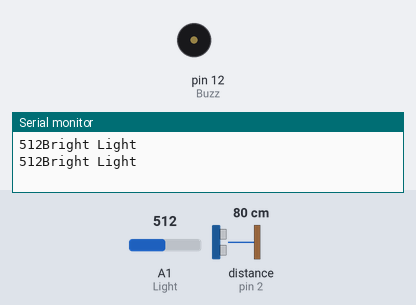
A sketch run on a simulated Arduino Uno, built with avr-gcc and run on an emulated ATmega328P. Parts: buzzer (waves = sounding, pin HIGH), the last lines printed to the serial monitor. Wiring (inferred from the names in the program): ultrasonic range finder: trigger pin 3; echo pin 2. The test bench sets the inputs (shaded band); at power-on: A1 (Light) = 512, distance to the obstacle (sensor on pin 2) 80 cm. The echo pulse lasts 58.3 µs per cm; pins used as bus, display or sensor lines are not drawn.

Above: at 2.1 s.
2.2 s: A1 (Light) set to 688
5.7 s: A1 (Light) set to 710
At 6.7 s:
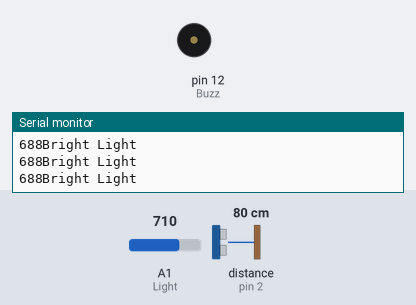
7.5 s: distance to the obstacle (sensor on pin 2) set to 55 cm
9.3 s: distance to the obstacle (sensor on pin 2) set to 45 cm
At 9.52 s:
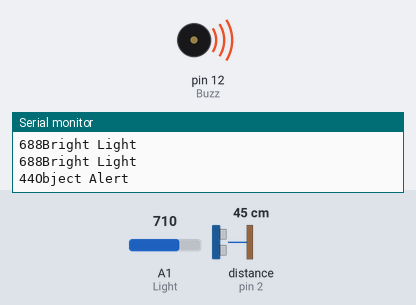
12.8 s: distance to the obstacle (sensor on pin 2) set to 2 cm
At 13.2 s:
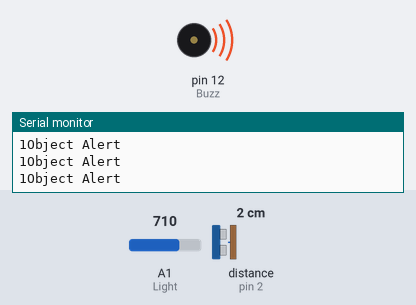
14.6 s: distance to the obstacle (sensor on pin 2) set to 35 cm
Timing chart, 0 to 19.1 s (numbered marks = the images above; inputs shaded):
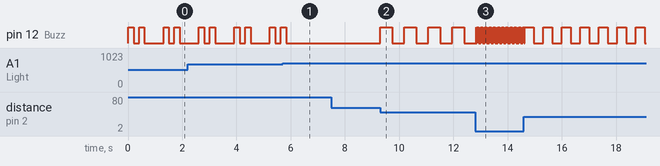

The sketch:

22_april.ino
```cpp
const int trigger = 3;
const int echo = 2;
const int Buzz = 12;
const int Light = A1;

long time_taken;
int dist;
int Signal;
int Intens;
int similar_count;

void setup()
{
Serial.begin(9600);
pinMode(Buzz,OUTPUT);
pinMode(trigger,OUTPUT);
pinMode(echo, INPUT);
}

void calculate_distance(int trigger, int echo)
{
digitalWrite(trigger, LOW);
delayMicroseconds(2);
digitalWrite(trigger, HIGH);
delayMicroseconds(10);
digitalWrite(trigger, LOW);
time_taken = pulseIn(echo, HIGH);
dist= time_taken*0.034/2;
}

void loop() {
  calculate_distance(trigger,echo);

Intens = analogRead(Light);

  //If very dark
if (Intens<700)
{
  Serial.print(Intens); Serial.println("Bright Light");
  digitalWrite(Buzz,HIGH);delay(200);digitalWrite(Buzz,LOW);delay(200);digitalWrite(Buzz,HIGH);delay(200);

  digitalWrite(Buzz,LOW);delay(200);
  delay(500);
}

//If very bright
if (Intens>800)
{
  Serial.print(Intens); Serial.println("Low Light");
  digitalWrite(Buzz,HIGH);
  delay(500);
  digitalWrite(Buzz,LOW);
  delay(500);
  digitalWrite(Buzz,HIGH);
  delay(500);
  digitalWrite(Buzz,LOW);
  delay(500);
}

if(dist<50)
{
  Serial.print(dist);
  Serial.println("Object Alert");
  digitalWrite(Buzz,HIGH);
  for (int i=dist; i>0; i--)
    delay(10);

  digitalWrite(Buzz,LOW);
  for (int i=dist; i>0; i--)
    delay(10);

}
}
```

Measured:
- the behaviour switches between 51 and 50 cm on distance to the obstacle (sensor on pin 2) (found by bisection; images 1 and 2)
- after the input at 5.7 s, pin 12 (Buzz): goes on until 5.8 s, then stays LOW
- after the input at 7.5 s, every drawn part: stays the same
- after the input at 9.3 s, pin 12 (Buzz): alternates HIGH for 0.44 s and LOW for 0.44 s, starting at once
- after the input at 12.8 s, pin 12 (Buzz): alternates HIGH for 0.01 s and LOW for 0.01 s, starting after 0.05 s
- by itself, pin 12 (Buzz): repeats every 1.3 s: LOW 0.20 s, HIGH 0.20 s, LOW 0.71 s, HIGH 0.20 s
